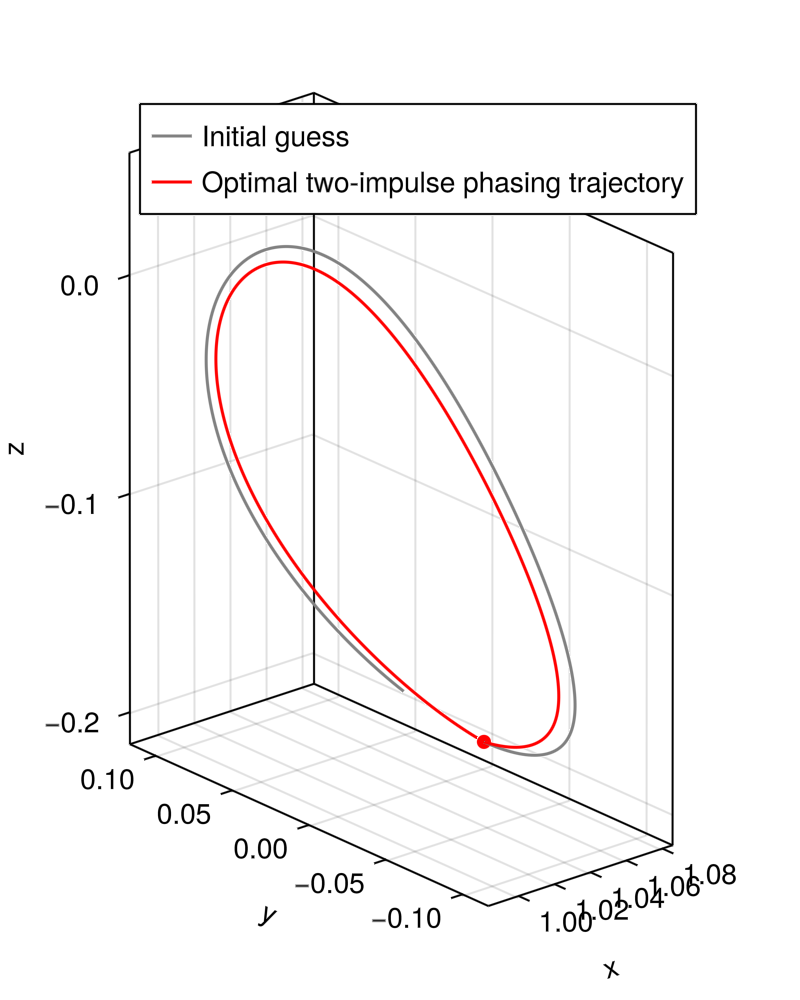

Write Julia code to recreate this figure.
"""
Exapmle with simple shooting-method in CR3BP

We consider a phasing problem with a single maneuver.
"""

using GLMakie
using Ipopt
using JuMP
using LinearAlgebra
using OrdinaryDiffEq

include(joinpath(@__DIR__, "../src/NLPSaUT.jl"))

function cr3bp_rhs!(du,u,p,t)
    # unpack state
    x, y, z = u[1], u[2], u[3]
    vx, vy, vz = u[4], u[5], u[6]
    # compute distances
    r1 = sqrt( (x+p[1])^2 + y^2 + z^2 );
    r2 = sqrt( (x-1+p[1])^2 + y^2 + z^2 );
    # derivatives of positions
    du[1] = u[4]
    du[2] = u[5]
    du[3] = u[6]
    # derivatives of velocities
    du[4] = 2*vy + x - ((1-p[1])/r1^3)*(p[1]+x) + (p[1]/r2^3)*(1-p[1]-x);
    du[5] = -2*vx + y - ((1-p[1])/r1^3)*y - (p[1]/r2^3)*y;
    du[6] = -((1-p[1])/r1^3)*z - (p[1]/r2^3)*z;
    return
end

# initial state
rv0 = [1.0809931218390707, 0.0, -2.0235953267405354E-01,
       0.0, -1.9895001215078018E-01, 0.0]
period_0 = 2.3538670417546639E+00
tspan = [0.0, 0.9*period_0]
μ = 1.215058560962404e-02
params_ode = [μ,]

# define convenience method for propagating trajectories
base_ode_problem = ODEProblem(cr3bp_rhs!, rv0, tspan, params_ode)

function get_trajectory(DV::T...) where {T<:Real}
    ode_problem = remake(base_ode_problem; u0 = rv0 + [0; 0; 0; DV...])
    sol = solve(ode_problem, Tsit5(); reltol = 1e-12, abstol = 1e-12)
    return sol
end

# problem dimensions
nx = 3
nh = 3
ng = 0
lx = -0.5 * ones(nx,)
ux =  0.5 * ones(nx,)
x0 = [0.0, 0.0, 0.0]

function f_fitness(DV::T...) where {T<:Real}
    # integrate trajectory
    sol = get_trajectory(DV...)

    # final state deviation
    xf = sol.u[end]
    
	# objective
    f = norm(DV) + norm(rv0[4:6] - xf[4:6])
    
    # equality constraints for final state
    h = rv0[1:3] - xf[1:3]
    return [f; h]
end

fitness_init = f_fitness(0.0, 0.0, 0.0)

# get model
model = NLPSaUT.build_model(Ipopt.Optimizer, f_fitness, nx, nh, ng, lx, ux, x0; disable_memoize = false)
set_optimizer_attribute(model, "tol", 1e-12)
set_optimizer_attribute(model, "print_level", 5)
println(model)

# run optimizer
optimize!(model)
xopt = value.(model[:x])

# checks
@assert is_solved_and_feasible(model)

# plot
sol_initialguess = get_trajectory(x0...)
sol_optimal = get_trajectory(xopt...)

fig = Figure(size=(400,500))
ax = Axis3(fig[1,1]; aspect = :data, xlabel = "x", ylabel = "y", zlabel = "z")
scatter!(ax, [rv0[1]], [rv0[2]], [rv0[3]], markersize = 10, color = :red)
lines!(ax, Array(sol_initialguess)[1,:], Array(sol_initialguess)[2,:], Array(sol_initialguess)[3,:],
       color = :grey, label="Initial guess")
lines!(ax, Array(sol_optimal)[1,:], Array(sol_optimal)[2,:], Array(sol_optimal)[3,:],
       color = :red, label="Optimal two-impulse phasing trajectory")
axislegend(ax)

save(joinpath(@__DIR__, "example_cr3bp.png"), fig)
display(fig)